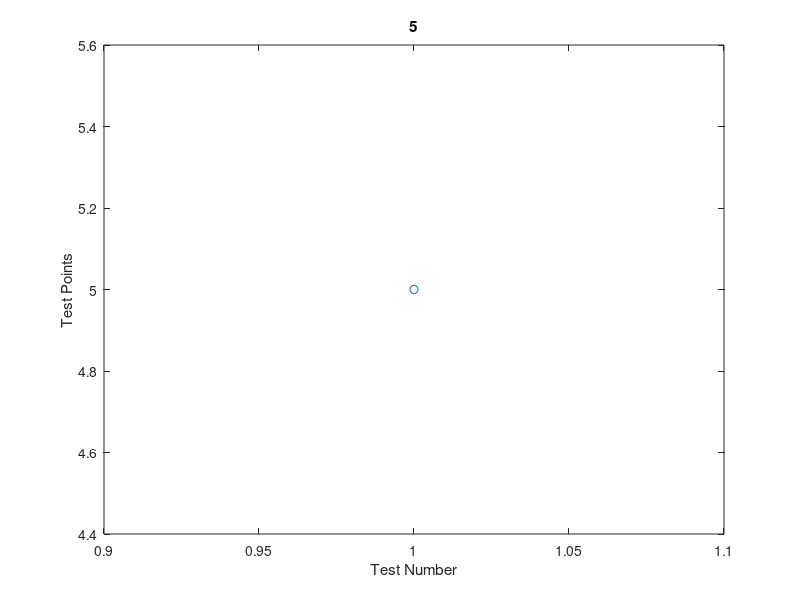

MATLAB code to generate this figure:
% Fixed script2.m

S = input(sprintf('Enter all the test scores on one line as "[exam1, exam2, ..., examn]"\n'));

n = length(S);


tstr = input(sprintf('Enter a title for the plot of scores\n'), 's');

plot(1:n, S, 'o-');
title(tstr);
xlabel('Test Number');
ylabel('Test Points');


fprintf('There are %g scores whose mean value is %g\n', n, mean(S));

[low, indexlow] = min(S(1:n-1));

A = S;
A(indexlow) = S(n);

fprintf('The mean of the %g adjusted scores is %g\n', n, mean(A));
